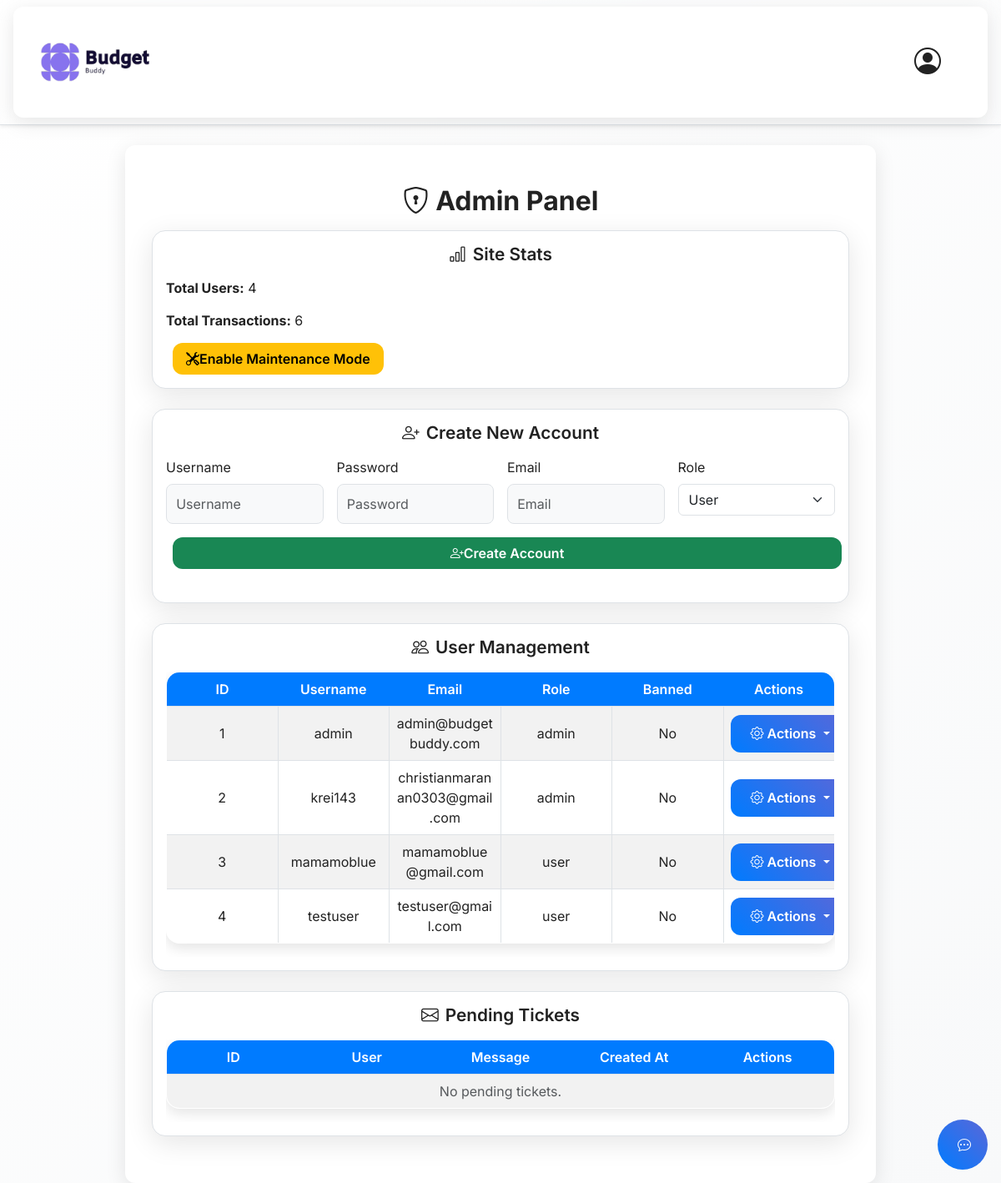
The page /admin (signed in) on the database its author committed.
### app/models.py (models this page shows, shortened)
class User(db.Model, UserMixin):
    id = db.Column(db.Integer, primary_key=True)
    username = db.Column(db.String(150), unique=True, nullable=False)
    password_hash = db.Column(db.String(150), nullable=False)
    name = db.Column(db.String(150), nullable=False)
    age = db.Column(db.Integer, nullable=False)
    birthday = db.Column(db.Date, nullable=False)
    email = db.Column(db.String(150), unique=True, nullable=True)  # Made nullable for admin-created accounts
    role = db.Column(db.String(50), default='user', nullable=False)  # 'user' or 'admin'
    banned = db.Column(db.Boolean, default=False, nullable=False)  # For banning users

### app/routes.py (the view, shortened to what this page needs)
@main.route('/admin', methods=['GET', 'POST'])
@login_required
def admin():
    if current_user.role != 'admin':
        flash('Access denied.', 'danger')
        return redirect(url_for('main.dashboard'))
    users = User.query.all()
    total_users = len(users)
    total_transactions = Transaction.query.count()
    maintenance_mode = current_app.config.get('MAINTENANCE_MODE', False)
    tickets = Ticket.query.filter_by(status='pending').all()  # Pending tickets for review
    return render_template('admin.html', users=users, total_users=total_users, total_transactions=total_transactions, maintenance_mode=maintenance_mode, tickets=tickets)

### app/__init__.py (called while the page is built)
@login_manager.user_loader
def load_user(user_id):
    from .models import User
    return User.query.get(int(user_id))

### app/templates/admin.html (shortened to what this page needs)
{% extends "base.html" %}
{% block content %}
<h2 class="text-center my-3" style="color: var(--text-color); font-weight: 700;"><i class="bi bi-shield-lock"></i> Admin Panel</h2>
<div class="card mb-4">
    <div class="card-body">
        <h5 class="card-title" style="color: var(--text-color);"><i class="bi bi-bar-chart"></i> Site Stats</h5>
        <p style="color: var(--text-color);"><strong>Total Users:</strong> {{ total_users }}</p>
        <p style="color: var(--text-color);"><strong>Total Transactions:</strong> {{ total_transactions }}</p>
        <form method="POST" class="d-inline">
            <button type="submit" name="toggle_maintenance" class="btn btn-warning" title="Toggle Maintenance Mode" aria-label="Toggle Maintenance Mode">
                <i class="bi bi-tools"></i> {% if maintenance_mode %}Disable{% else %}Enable{% endif %} Maintenance Mode
            </button>
        </form>
    </div>
</div>
<div class="card mb-4">
    <div class="card-body">
        <h5 class="card-title" style="color: var(--text-color);"><i class="bi bi-person-plus"></i> Create New Account</h5>
        <form method="POST" class="mb-4">
            <div class="row g-3">
                <div class="col-md-3">
                    <label for="username" class="form-label" style="color: var(--text-color);">Username</label>
                    <input type="text" name="username" class="form-control" placeholder="Username" required>
                </div>
                <div class="col-md-3">
                    <label for="password" class="form-label" style="color: var(--text-color);">Password</label>
                    <input type="password" name="password" class="form-control" placeholder="Password" required>
                </div>
                <div class="col-md-3">
                    <label for="email" class="form-label" style="color: var(--text-color);">Email</label>
                    <input type="email" name="email" class="form-control" placeholder="Email" required>
                </div>
                <div class="col-md-3">
                    <label for="role" class="form-label" style="color: var(--text-color);">Role</label>
                    <select name="role" class="form-select" required>
                        <option value="user">User</option>
                    </select>
                </div>
                <div class="col-md-12">
                    <button type="submit" name="create_account" class="btn btn-success w-100" title="Create a new user account" aria-label="Create Account">
                        <i class="bi bi-person-plus"></i> Create Account
                    </button>
                </div>
            </div>
        </form>
    </div>
</div>
<div class="card mb-4">
    <div class="card-body">
        <h5 class="card-title" style="color: var(--text-color);"><i class="bi bi-people"></i> User Management</h5>
        <div class="table-responsive">
            <table class="table table-striped table-hover text-center">
                <thead class="table-primary">
                    <tr>
                        <th>ID</th>
                        <th>Username</th>
                        <th>Email</th>
                        <th>Role</th>
                        <th>Banned</th>
                        <th>Actions</th>
                    </tr>
                </thead>
                <tbody>
                    {% for user in users %}
                    <tr>
                        <td>{{ user.id }}</td>
                        <td>{{ user.username }}</td>
                        <td>{{ user.email }}</td>
                        <td>{{ user.role }}</td>
                        <td>{{ 'Yes' if user.banned else 'No' }}</td>
                        <td>
                            <div class="dropdown">
                                <button class="btn btn-primary dropdown-toggle" type="button" id="dropdownMenuButton{{ user.id }}" data-bs-toggle="dropdown" aria-expanded="false" title="Actions for {{ user.username }}" aria-label="Actions for {{ user.username }}">
                                    <i class="bi bi-gear"></i> Actions
                                </button>
                            </div>
                        </td>
                    </tr>
                    {% endfor %}
                </tbody>
            </table>
        </div>
    </div>
</div>
<div class="card mb-4">
    <div class="card-body">
        <h5 class="card-title" style="color: var(--text-color);"><i class="bi bi-envelope"></i> Pending Tickets</h5>
        <div class="table-responsive">
            <table class="table table-striped table-hover text-center">
                <thead class="table-primary">
                    <tr>
                        <th>ID</th>
                        <th>User</th>
                        <th>Message</th>
                        <th>Created At</th>
                        <th>Actions</th>
                    </tr>
                </thead>
                <tbody>
                    {% for ticket in tickets %}
                    <tr>
                        <td>{{ ticket.id }}</td>
                        <td>{{ ticket.user.username }}</td>
                        <td>{{ ticket.message }}</td>
                        <td>{{ ticket.created_at }}</td>
                        <td>
                            <form method="POST" class="d-inline">
                                <input type="hidden" name="csrf_token" value="{{ csrf_token() }}"/>
                                <input type="hidden" name="ticket_id" value="{{ ticket.id }}">
                                <button type="submit" name="resolve_ticket" class="btn btn-success btn-sm" title="Mark ticket as resolved" aria-label="Resolve ticket from {{ ticket.user.username }}">
                                    <i class="bi bi-check-circle"></i> Mark Resolved
                                </button>
                            </form>
                        </td>
                    </tr>
                    {% else %}
                    <tr>
                        <td colspan="5" class="text-center text-muted" style="color: var(--text-color);">No pending tickets.</td>
                    </tr>
                    {% endfor %}
                </tbody>
            </table>
        </div>
    </div>
</div>
{% endblock %}

### app/templates/base.html (shortened to what this page needs)
<!DOCTYPE html>
<html lang="en">
<head>
    <link href="https://cdn.jsdelivr.net/npm/bootstrap@5.3.0/dist/css/bootstrap.min.css" rel="stylesheet" />
    <link rel="stylesheet" href="https://cdn.jsdelivr.net/npm/bootstrap-icons@1.10.0/font/bootstrap-icons.css" />
    <link rel="stylesheet" href="{{ url_for('static', filename='css/styles.css') }}" />
</head>
<body>
<nav class="navbar navbar-expand-lg shadow-sm" style="background: transparent !important; min-height: 40px;">
    <div class="container">
        <a class="navbar-brand" href="{{ url_for('main.dashboard') if current_user.is_authenticated else url_for('auth.login') }}" style="font-weight: 700; font-size: 1.2rem; user-select:none; background: transparent; position: relative;">
            <img src="{{ url_for('static', filename='logo.png') }}" alt="Budget Buddy Logo" style="height: 50px; width: auto; background: transparent; position: relative; top: wpx;">
        </a>
        <div class="navbar-nav ms-auto align-items-center">
            {% if current_user.is_authenticated %}
            <div class="dropdown">
                <button class="btn btn-link text-decoration-none" type="button" id="navbarDropdown" data-bs-toggle="dropdown" aria-expanded="false" title="User Menu" aria-label="User Menu">
                    <i class="bi bi-person-circle fs-2" style="color: var(--navbar-text);"></i>
                </button>
            </div>
            {% else %}
            <a class="nav-link" href="{{ url_for('auth.login') }}">Login</a>
            <a class="nav-link" href="{{ url_for('auth.register') }}">Register</a>
            {% endif %}
        </div>
    </div>
</nav>
    <main class="container mt-4" role="main">
        {% block content %}{% endblock %}
    </main>
    <button id="chatbot-btn" class="btn btn-primary position-fixed bottom-0 end-0 m-3 rounded-circle" style="width: 60px; height: 60px; z-index: 1050;" data-bs-toggle="modal" data-bs-target="#chatbotModal" aria-label="Open Chatbot">
        <i class="bi bi-chat-dots"></i>
    </button>
</body>
</html>

### app/static/css/styles.css (style rules this page uses)
:root { --bg-color: #ffffff; --text-color: #222222; --secondary-bg: #f8f9fa; --card-bg: #ffffff; --border-color: #dee2e6; --primary-color: #007bff; --primary-hover: #0056b3; --danger-color: #dc3545; --danger-hover: #b02a37; --secondary-color: #6c757d; --secondary-hover: #495057; --shadow-color: rgba(0, 0, 0, 0.1); --navbar-bg: #ffffff; --navbar-text: #222222; --navbar-border: #dee2e6; --modal-bg: #ffffff; --modal-header-bg: #f8f9fa; --table-header-bg: #007bff; --chart-bg: #ffffff; }
body { background-color: var(--bg-color); color: var(--text-color); font-family: 'Segoe UI', Tahoma, Geneva, Verdana, sans-serif; min-height: 100vh; margin: 0; padding: 0; transition: background-color 0.3s ease, color 0.3s ease; }
.navbar { background-color: var(--navbar-bg); border-bottom: 1px solid var(--navbar-border); box-shadow: 0 2px 8px var(--shadow-color); padding: 0.5rem 1rem; position: sticky; top: 0; z-index: 1030; }
.navbar .container { max-width: 1200px; margin: 0 auto; display: flex; justify-content: space-between; align-items: center; }
.navbar-brand { color: var(--primary-color); font-weight: 700; font-size: 1.5rem; user-select: none; }
.navbar-nav { display: flex; align-items: center; gap: 1rem; }
.container { background-color: var(--card-bg); border-radius: 0.75rem; padding: 2rem; box-shadow: 0 6px 25px var(--shadow-color); margin-top: 2rem; max-width: 900px; margin-left: auto; margin-right: auto; }
h1, h2, h3 { color: var(--text-color); font-weight: 600; margin-bottom: 1.5rem; }
.card { background-color: var(--card-bg); border: 1px solid var(--border-color); border-radius: 0.75rem; box-shadow: 0 6px 15px var(--shadow-color); transition: transform 0.2s ease, box-shadow 0.2s ease; overflow: visible; margin-bottom: 1.5rem; }
.card-title { color: var(--text-color); font-size: 1.3rem; font-weight: 600; display: flex; justify-content: center; gap: 0.5rem; margin-bottom: 1rem; white-space: nowrap; }
.card-body p { white-space: nowrap; overflow: hidden; text-overflow: ellipsis; color: var(--text-color); line-height: 1.4; }
.form-control { border-radius: 0.5rem; border: 1px solid var(--border-color); background-color: var(--secondary-bg); color: var(--text-color); padding: 0.7rem; transition: border-color 0.3s ease, box-shadow 0.3s ease; word-wrap: break-word; overflow-wrap: break-word; }
form button[type="submit"] { height: 38px; margin-left: 8px; padding: 0.48rem 1rem; display: flex; align-items: center; justify-content: center; }
.btn { border-radius: 0.5rem; font-weight: 600; padding: 0.65rem 1.5rem; border: none; cursor: pointer; text-align: center; transition: all 0.3s ease; }
.btn-primary { background-color: var(--primary-color); color: #fff; }
.table { border-radius: 0.75rem; overflow: hidden; box-shadow: 0 6px 15px var(--shadow-color); background-color: var(--card-bg); border: 1px solid var(--border-color); table-layout: fixed; word-wrap: break-word; }
.table thead th { background-color: var(--table-header-bg); color: #fff; font-weight: 600; text-align: center; border: none; }
.table tbody tr { transition: background-color 0.2s ease; border-bottom: 1px solid var(--border-color); }
.table td, .table th { border: 1px solid var(--border-color); text-align: center; vertical-align: middle; color: var(--text-color); }
body { background: linear-gradient(135deg, var(--bg-color) 0%, var(--secondary-bg) 100%); font-family: 'Inter', sans-serif; }
.navbar { backdrop-filter: blur(10px); background-color: rgba(var(--navbar-bg), 0.9); }
.card { border-radius: 1rem; box-shadow: 0 8px 32px rgba(0, 0, 0, 0.1); transition: all 0.3s ease; }
.btn { border-radius: 0.75rem; transition: all 0.3s ease; font-weight: 600; }
.btn-primary { background: linear-gradient(45deg, var(--primary-color), #5a67d8); }
.table { border-radius: 1rem; overflow: hidden; }

### app/templates/base.html (style rules this page uses)
#chatbot-btn { animation: bounce 2s infinite; }

### rows shown on the page
User: id "1", username "admin", email "admin@budgetbuddy.com", role "admin", banned "No"
User: id "2", username "krei143", email "christianmaranan0303@gmail.com", role "admin", banned "No"
User: id "3", username "mamamoblue", email "mamamoblue@gmail.com", role "user", banned "No"
User: id "4", username "testuser", email "testuser@gmail.com", role "user", banned "No"

### other values the page prints
{{ total_users }} "4"
{{ total_transactions }} "6"
